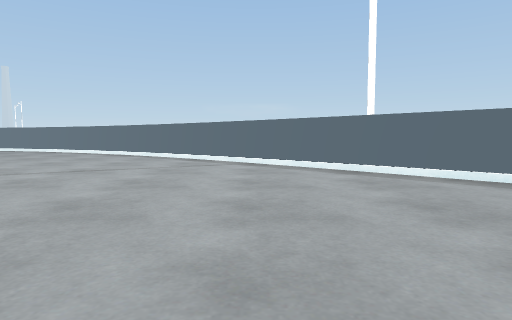
[1] (above)

19 first-person views from a walk through a Unity game level. The camera is 0.55 m above the floor, tilts 4° down and sees 75° across. The floor is counted in squares, 1 m on a side. Each view is taken from the middle of a square. On the plan, view 1 faces up. The plan holds only what a view shows up to about 9 squares ahead; the rest is blank. The place goes on beyond the plan. The player character is not drawn. Surface patterns are stand-ins for the level's own textures.

[2]
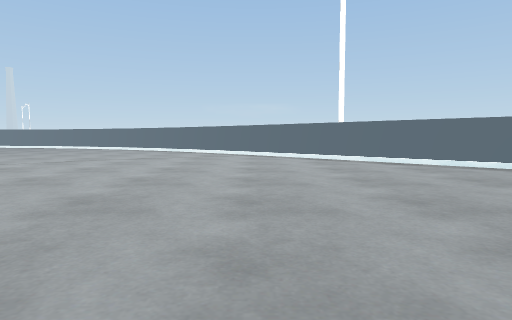

[3]
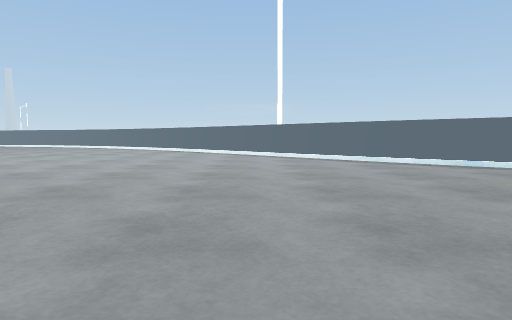

[4]
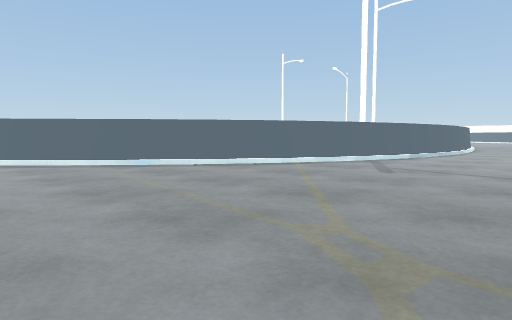

[5]
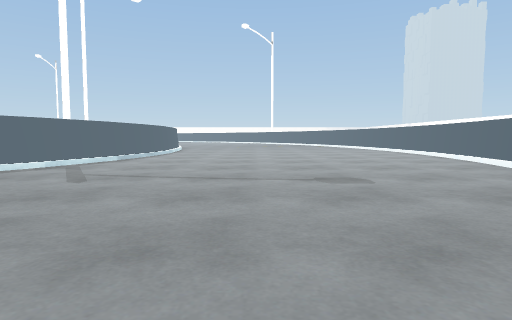

[6]
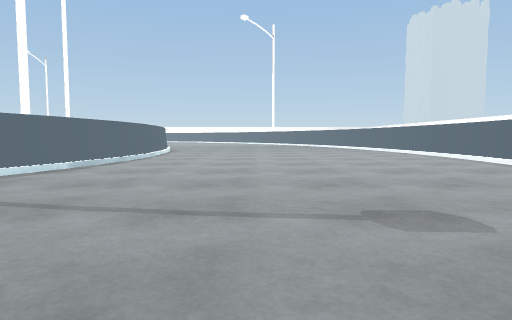

[7]
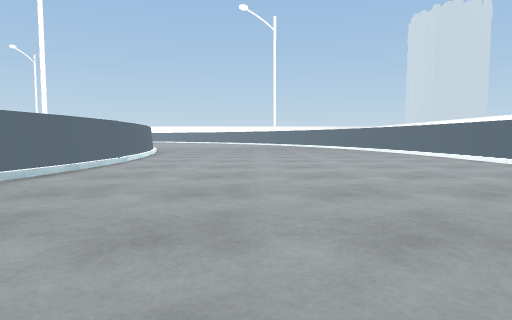

[8]
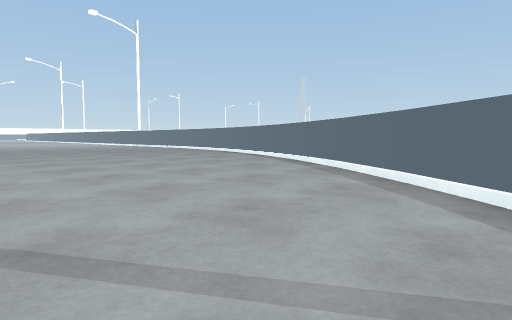

[9]
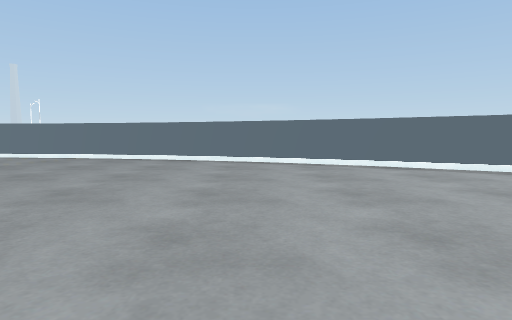

[10]
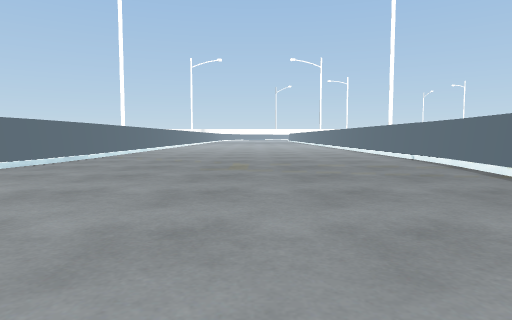

[11]
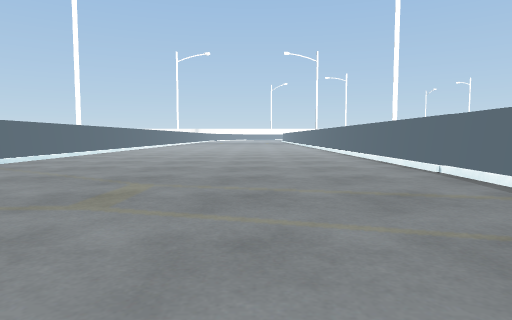

[12]
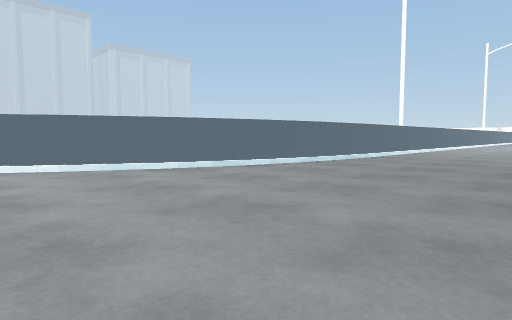

[13]
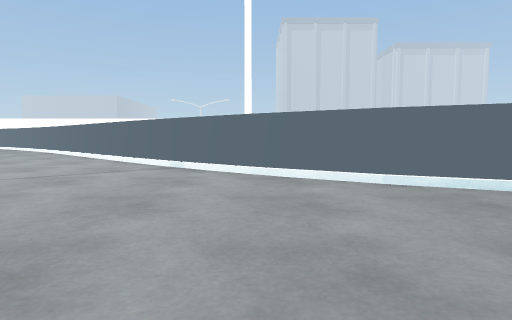

[14]
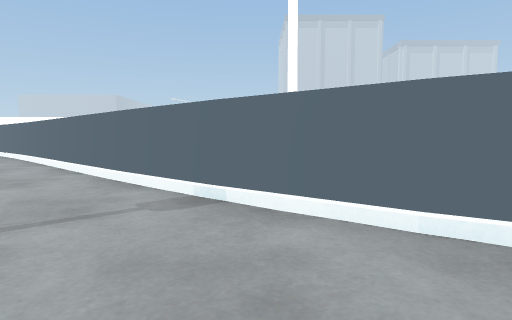

[15]
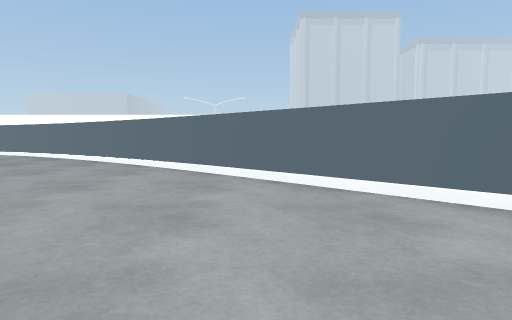

[16]
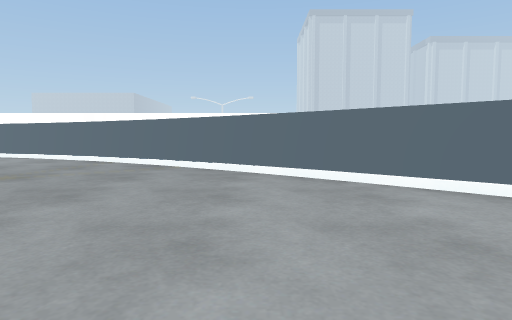

[17]
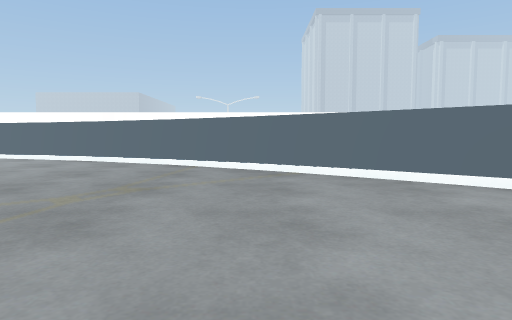

[18]
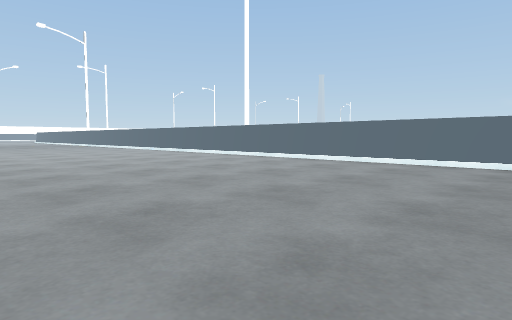

[19]
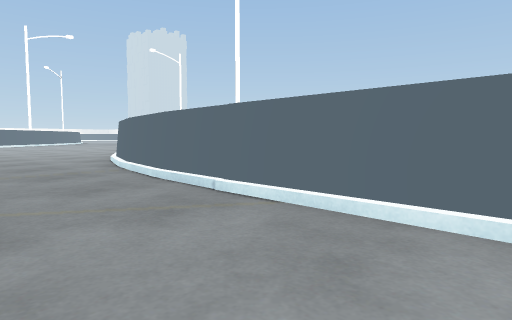

### Floor plan
Points are (right, up) in squares from view 1. A wall is a line through its corners. A room is listed if a view was taken in it or the views show most of it. See-through windows are left out.
Room 1 (views 1, 2, 3, 4, 5, 6, 7, 8, 9, 10, 11, 12, 13, 14, 15, 16, 17, 18, 19)
walls: (-5.3, 0.7) (0, -4.6); (-1.2, 8.2) (-2.7, 9.4); (0, -4.5) (3, -6.9); (5.4, 1.8) (-1.3, 8.4); (-2.5, 9.5) (-7.5, 12.4); (-9.6, 4.1) (-8, 3) (-5.1, 0.7); (6.9, 0.7) (5.3, 1.9); (-11.3, 4.8) (-9.5, 3.9); (3, -6.7) (6.3, -8.7); (8.4, -0.3) (6.8, 0.7); (-7.4, 12.2) (-11, 13.6); (10.1, -1.1) (8.3, -0.3); (-14.8, 5.6) (-13, 5.3) (-11.1, 4.7); (6.2, -8.5) (9.6, -9.8); (11.9, -1.6) (10, -1); (-11, 13.5) (-14.8, 14); (13.6, -1.9) (11.8, -1.6); (10, -9.8) (14.8, -10.4); (-14.6, 14) (-19.5, 14); (-19.5, 5.7) (-14.8, 5.7); (15.5, -2) (13.5, -1.9); (14.8, -10.3) (15.5, -10.2)
low walls: (-3.9, -0.5) (-2.5, -1.9); (-5, 0.6) (-4.4, 0.1); (-0.8, -3.5) (-0.5, -3.9); (-7.9, 3.1) (-6.5, 2); (-1.4, 8.1) (-2.5, 9.1); (0.3, -4.5) (1.3, -5.3); (-3, 9.5) (-4.3, 10.5); (1.4, -5.4) (3.1, -6.8); (3.2, -6.6) (4.4, -7.4); (-6.3, 11.5) (-7.6, 12.1); (-12, 5.2) (-11.6, 5); (8.3, -0.4) (7.5, 0.1); (4.5, -7.5) (5.5, -8); (10.4, -1.3) (9.9, -1.2); (-9.6, 12.8) (-10.1, 13); (11, -1.5) (10.5, -1.4); (7.2, -8.7) (7.9, -9); (13.3, -2) (12.6, -1.9); (13.5, -10.1) (14.4, -10.1)

Where each view was taken, in squares from view 1:
view 1: 0 up, 0 right, facing up
view 2: 3 down, 0 right, facing up
view 3: 5 down, 2 right, facing up
view 4: 5 down, 3 right, facing up-right
view 5: 5 down, 4 right, facing right
view 6: 5 down, 6 right, facing right
view 7: 5 down, 8 right, facing right
view 8: 5 up, 1 left, facing up-left
view 9: 5 up, 8 left, facing up
view 10: 10 up, 8 left, facing left
view 11: 11 up, 11 left, facing left
view 12: 10 up, 8 left, facing down-left
view 13: 8 up, 8 left, facing down
view 14: 5 up, 7 left, facing down
view 15: 2 up, 2 left, facing down
view 16: 0 up, 1 right, facing down
view 17: 1 down, 3 right, facing down
view 18: 7 up, 16 left, facing up-left
view 19: 8 up, 19 left, facing down-right
